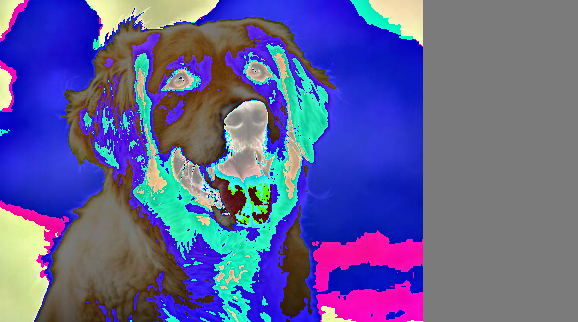
#> input picture encrypted_image.png, 578 x 322 px
$ python main.py
#> lines starting #> are read from the running program, lines starting #| are printed output that depends on the picture
#> the answer given: 1
#> the answer given: encrypted_image.png
#> the answer given: 3
from PIL import Image

# Encrypt image
def encrypt_image(image_path, key):
#> called with image_path = 'encrypted_image.png', key = 3
    img = Image.open(image_path)
#> img is the input picture: PIL image 578x322 RGB; mean R, G, B 95.8, 95.5, 150.1
    img = img.convert("RGB")  # ensure RGB format
    pixels = img.load()

    width, height = img.size
#> width = 578; height = 322
    for x in range(width):
        for y in range(height):
            r, g, b = pixels[x, y]
            # Add key value (use modulo 256 to keep values in range)
            pixels[x, y] = ((r + key) % 256, (g + key) % 256, (b + key) % 256)

    encrypted_path = "encrypted_image.png"
    img.save(encrypted_path)
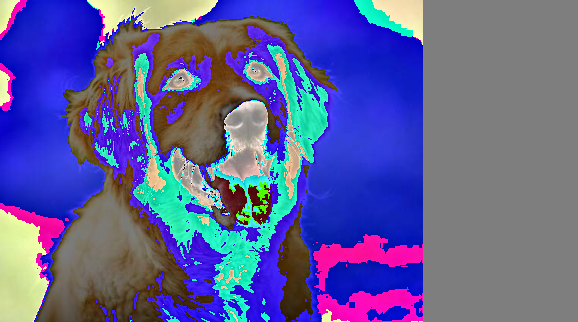
#> saved as encrypted_image.png: PIL image 578x322 RGB; mean R, G, B 94.8, 95.1, 151.2
    print(f"✅ Image encrypted successfully! Saved as {encrypted_path}")

# Decrypt image
def decrypt_image(image_path, key):
    img = Image.open(image_path)
    img = img.convert("RGB")
    pixels = img.load()

    width, height = img.size
    for x in range(width):
        for y in range(height):
            r, g, b = pixels[x, y]
            # Subtract key value (use modulo 256 to keep values in range)
            pixels[x, y] = ((r - key) % 256, (g - key) % 256, (b - key) % 256)

    decrypted_path = "decrypted_image.png"
    img.save(decrypted_path)
    print(f"✅ Image decrypted successfully! Saved as {decrypted_path}")

# Main menu
def main():
    print("=== Simple Image Encryption Tool ===")
    print("1. Encrypt Image")
    print("2. Decrypt Image")
    choice = input("Enter choice (1 or 2): ")

    image_path = input("Enter image file path: ")
    key = int(input("Enter encryption key (integer): "))

    if choice == '1':
        encrypt_image(image_path, key)
    elif choice == '2':
        decrypt_image(image_path, key)
    else:
        print("❌ Invalid choice!")

if __name__ == "__main__":
    main()

$ run again, with dog.png copied over encrypted_image.png
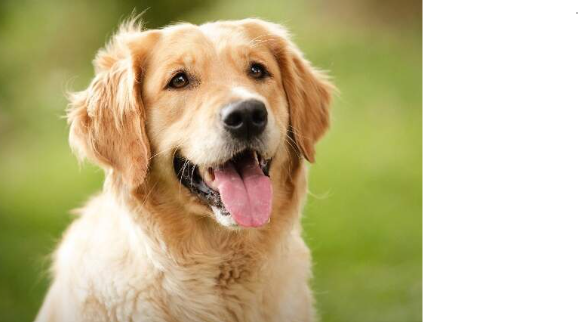
#> input picture dog.png, 578 x 322 px
#> in encrypt_image, img is the input picture: PIL image 578x322 RGBA; mean R, G, B, A 126.2, 116.1, 73.3, 186.4
#> in encrypt_image, `img = img.convert("RGB")`:
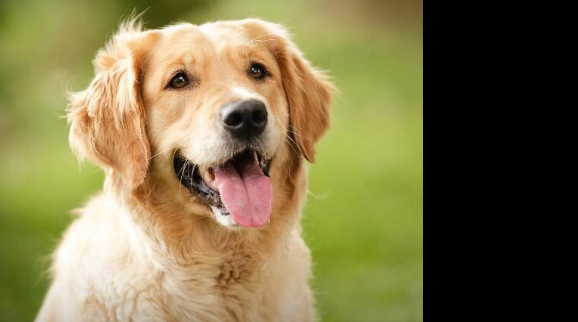
#> img: PIL image 578x322 RGB; mean R, G, B 126.2, 116.1, 73.3
#> in encrypt_image, `img.save(encrypted_path)`:
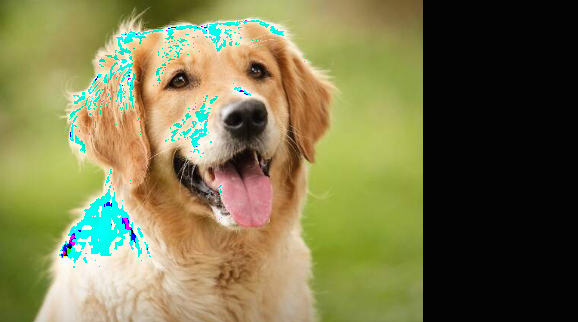
#> saved as encrypted_image.png: PIL image 578x322 RGB; mean R, G, B 122.2, 118.7, 76.2
